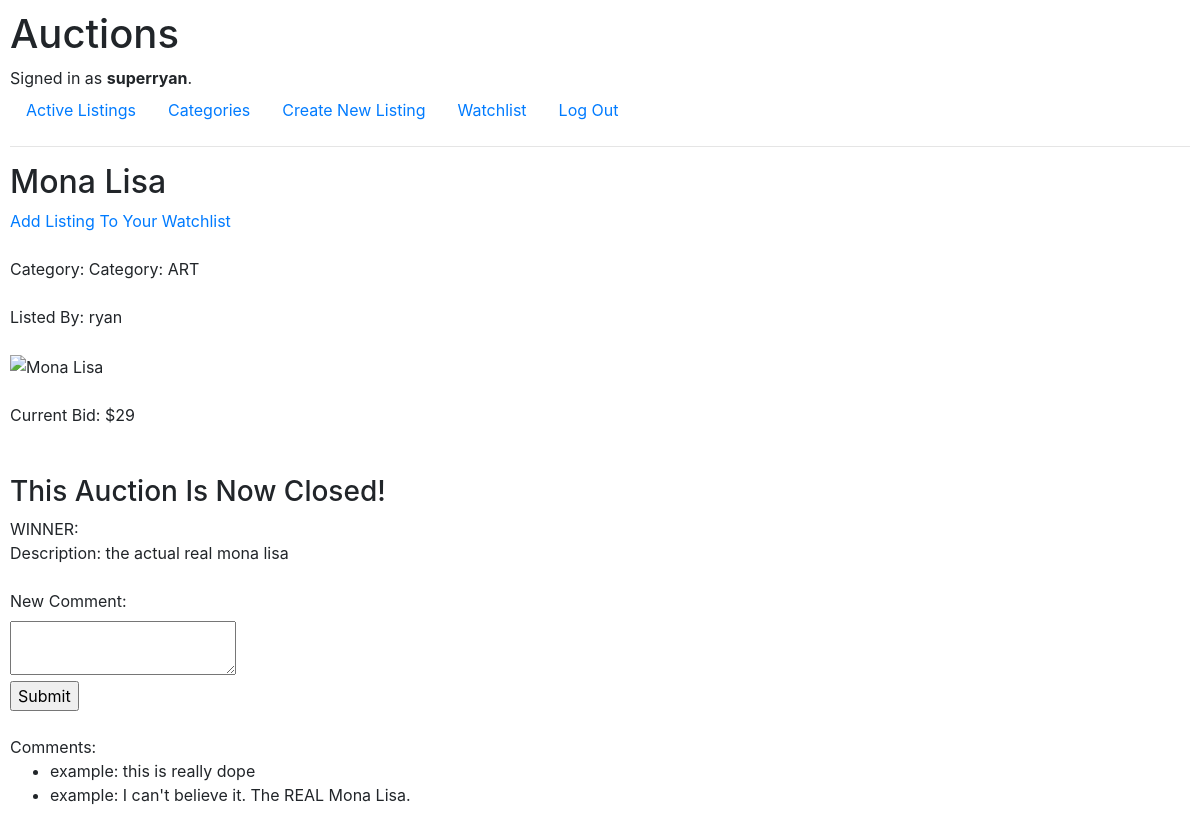
The app's page /listing/1 (signed in) with its own data.
### auctions/models.py (models this page shows, shortened)
class User(AbstractUser):
    pass

class Listing(models.Model):
    listed_by = models.ForeignKey(User, on_delete=models.CASCADE)
    category = models.ForeignKey(Category, on_delete=models.CASCADE, null=True, related_name="listings_in_category")
    title = models.CharField(max_length=64, null=True)
    description = models.TextField(null=True)
    current_bid = models.IntegerField(default=0)
    image_url = models.CharField(max_length=256, null=True)
    related_watchlists = models.ManyToManyField('Watchlist', blank=True, related_name="listings")
    auction_open = models.BooleanField(default=True)

class Category(models.Model):
    ART = 'ART'
    ANTIQUES = 'ANT'
    COLLECTIBELS = 'COL'
    FASHION = 'FAS'
    GAMES = 'GAM'
    MISCELANEOUS = 'MIS'
    MOVIES = 'MOV'
    MUSIC_EQUIPMENT = 'MUS'
    SPORTING_GOODS = 'SPO'
    TOYS = 'TOY'
    CATEGORIES_CHOICES = [
        (ART, "Art"),
        (ANTIQUES, "Antiques"),
        (COLLECTIBELS, "Collectibles"),
        (FASHION, "Fashion"),
        (GAMES, "Games"),
        (MISCELANEOUS, "Miscelaneous"),
        (MOVIES, "Movies"),
        (MUSIC_EQUIPMENT, "Music Gear & Equipment"),
        (SPORTING_GOODS, "Sporting Goods"),
        (TOYS, "Toys")
    ]
    category = models.CharField(
        max_length=3,
        choices=CATEGORIES_CHOICES,
        default=MISCELANEOUS
        )
    def __str__(self):
        return f"Category: {self.category}"

class Comment(models.Model):
    listing = models.ForeignKey(Listing, on_delete=models.CASCADE, null=True, related_name="comments_in_listing")
    comment_text = models.TextField(null=True)
    user = models.ForeignKey(User, on_delete=models.CASCADE, default=1, related_name="user_comments")
    def __str__(self):
        return f"{self.user}: {self.comment_text}"

### auctions/views.py (the view)
# urls.py: path("listing/<int:listing_id>", views.listing, name="listing"),
def listing(request, listing_id):
    listing = Listing.objects.get(pk=listing_id)
    comments = listing.comments_in_listing.all()
    highest_bid_object = str(listing.bid_listing.filter(bid=listing.current_bid))
    winner_unformatted = highest_bid_object[17:]
    winner_close = winner_unformatted.replace(">", "")
    winner = winner_close.replace("]", "")
    user = request.user
    if user is not None:
        try:
            watchlist = user.user_watchlist
            related_listings = watchlist.related_listings.all()
        except:
            Watchlist.objects.create(user=user)
            watchlist = user.user_watchlist
            related_listings = watchlist.related_listings.all()
    return render(request, "auctions/listing.html",{
        "listing": listing,
        "comments": comments,
        "winner": winner,
        "watchlist": related_listings
    })

### auctions/templates/auctions/listing.html (shortened to what this page needs)
{% extends "auctions/layout.html" %}
{% block body %}
    <h2>{{ listing.title }}</h2>
    {% if user.is_authenticated %}
        {% if listing not in watchlist %}
            <a href="{% url 'addtowatchlist' listing.id %}">Add Listing To Your Watchlist</a><br>
        {% endif %}
    {% endif %}
    <br>
    Category: {{ listing.category }}<br>
    <br>
    Listed By: {{ listing.listed_by }}<br>
    <br>
    <img src="{{ listing.image_url }}" alt="{{ listing.title }}" height="225"><br>
    <br>
    Current Bid: ${{ listing.current_bid }}<br>
    <br>
    <br>
    {% if user.is_authenticated %}
        {% if listing.auction_open == False %}
            <h3>This Auction Is Now Closed!</h3>
            WINNER: {{ winner }}
        {% endif %}
    {% endif %}
    <br>
    Description: {{ listing.description }}<br>
    <br>
    {% if user.is_authenticated %}
        <form action="{% url 'newcomment' listing.id %}" method="POST">
            <label for="new_comment">New Comment:</label><br>
            <textarea id="new_comment" name="new_comment"></textarea><br>
            <input type="submit" value="Submit"><br>
        </form>
    {% endif %}
    <br>
    Comments:<br>
    <ul>
        {% for comment in comments %}
            <li>
                {{ comment }}
            </li>
        {% endfor %}
    </ul>
{% endblock %}

### auctions/templates/auctions/layout.html (shortened to what this page needs)
{% load static %}
<!DOCTYPE html>
<html lang="en">
    <head>
        <link rel="stylesheet" href="https://stackpath.bootstrapcdn.com/bootstrap/4.4.1/css/bootstrap.min.css">
        <link href="{% static 'auctions/styles.css' %}" rel="stylesheet">
    </head>
    <body>
        <h1>Auctions</h1>
        <div>
            {% if user.is_authenticated %}
                Signed in as <strong>{{ user.username }}</strong>.
            {% else %}
                Not signed in.
            {% endif %}
        </div>
        <ul class="nav">
            <li class="nav-item">
                <a class="nav-link" href="{% url 'index' %}">Active Listings</a>
            </li>
            <li>
                <a class="nav-link" href="{% url 'categoriesindex' %}">Categories</a>
            </li>
            {% if user.is_authenticated %}
                <li class="nav-item">
                    <a class="nav-link" href="{% url 'newlisting' %}">Create New Listing</a>
                </li>
                <li class="nav-item">
                    <a class="nav-link" href="{% url 'watchlist' %}">Watchlist</a>
                </li>
                <li class="nav-item">
                    <a class="nav-link" href="{% url 'logout' %}">Log Out</a>
                </li>
            {% endif %}
        </ul>
        <hr>
        {% block body %}
        {% endblock %}
    </body>
</html>

### auctions/static/auctions/styles.css (style rules this page uses)
body { padding: 10px; }

### records on screen
User: username "superryan"
Listing: title "Mona Lisa", category "Category: ART", listed_by "ryan", current_bid "29", description "the actual real mona lisa"
Comment: user+comment_text "example: this is really dope"
Comment: user+comment_text "example: I can't believe it. The REAL Mona Lisa."
